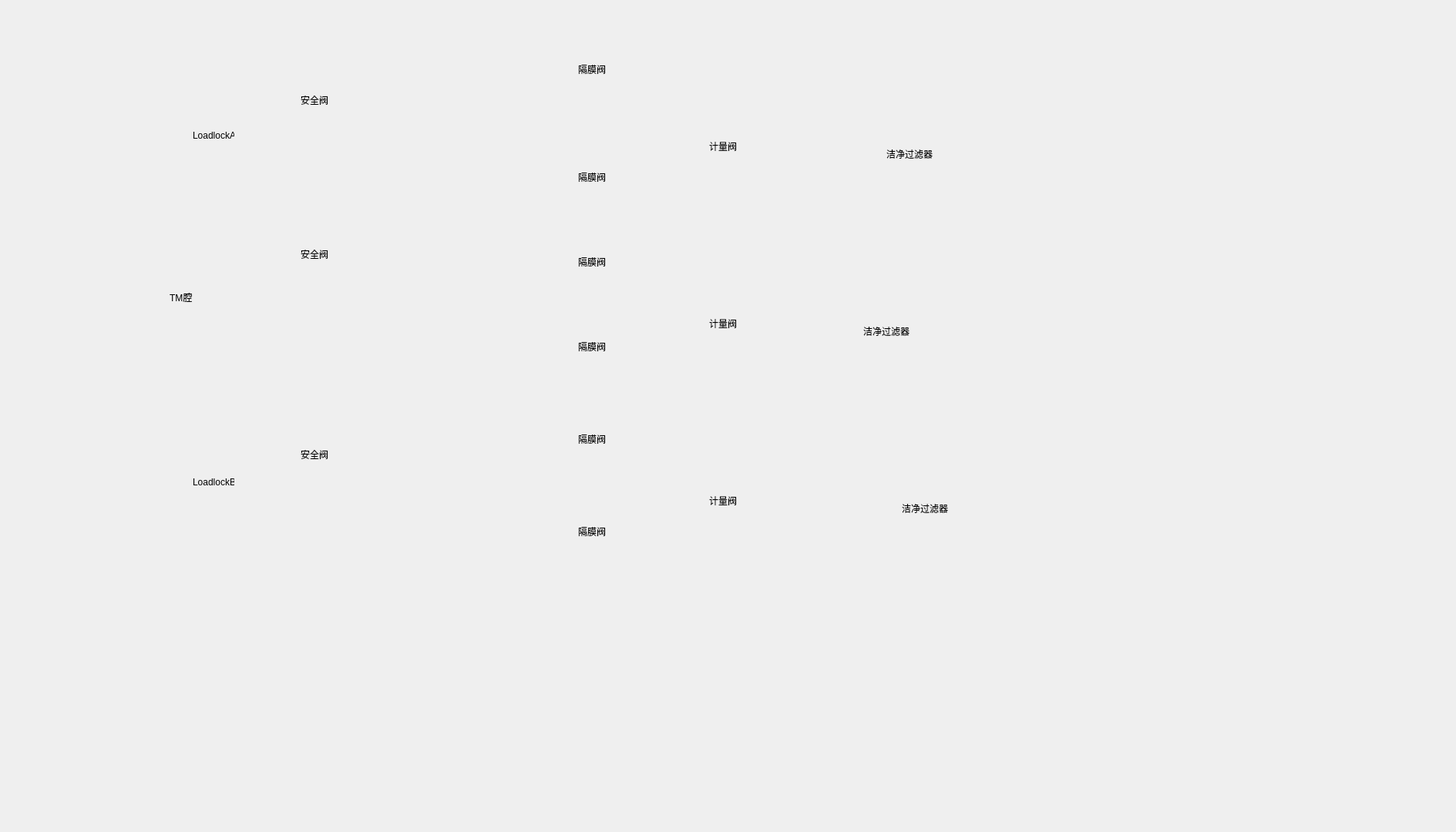
<?xml version="1.0" encoding="UTF-8"?>
<ui version="4.0">
 <class>tmwidgettow</class>
 <widget class="QWidget" name="tmwidgettow">
  <property name="geometry">
   <rect>
    <x>0</x>
    <y>0</y>
    <width>1889</width>
    <height>1080</height>
   </rect>
  </property>
  <property name="windowTitle">
   <string>Form</string>
  </property>
  <widget class="pipeLineWidget" name="widget_4" native="true">
   <property name="geometry">
    <rect>
     <x>1260</x>
     <y>430</y>
     <width>91</width>
     <height>10</height>
    </rect>
   </property>
   <property name="styleSheet">
    <string notr="true"/>
   </property>
  </widget>
  <widget class="pipeLine90Widget" name="widget_13" native="true">
   <property name="geometry">
    <rect>
     <x>1349</x>
     <y>80</y>
     <width>10</width>
     <height>451</height>
    </rect>
   </property>
  </widget>
  <widget class="AxialPressureGauge" name="widget_5" native="true">
   <property name="geometry">
    <rect>
     <x>1324</x>
     <y>530</y>
     <width>61</width>
     <height>71</height>
    </rect>
   </property>
   <property name="styleSheet">
    <string notr="true"/>
   </property>
  </widget>
  <widget class="ManualDiaphragmValve" name="widget_11" native="true">
   <property name="geometry">
    <rect>
     <x>1312</x>
     <y>670</y>
     <width>61</width>
     <height>71</height>
    </rect>
   </property>
   <property name="styleSheet">
    <string notr="true"/>
   </property>
  </widget>
  <widget class="pipeLine90Widget" name="widget_17" native="true">
   <property name="geometry">
    <rect>
     <x>1350</x>
     <y>600</y>
     <width>10</width>
     <height>71</height>
    </rect>
   </property>
  </widget>
  <widget class="pipeLine90Widget" name="widget_22" native="true">
   <property name="geometry">
    <rect>
     <x>1350</x>
     <y>740</y>
     <width>10</width>
     <height>121</height>
    </rect>
   </property>
  </widget>
  <widget class="pipeLine90Widget" name="widget_25" native="true">
   <property name="geometry">
    <rect>
     <x>1260</x>
     <y>440</y>
     <width>10</width>
     <height>270</height>
    </rect>
   </property>
  </widget>
  <widget class="pipeLine90Widget" name="widget_26" native="true">
   <property name="geometry">
    <rect>
     <x>1260</x>
     <y>300</y>
     <width>10</width>
     <height>130</height>
    </rect>
   </property>
  </widget>
  <widget class="RTWidget" name="widget_27" native="true">
   <property name="geometry">
    <rect>
     <x>1240</x>
     <y>270</y>
     <width>35</width>
     <height>35</height>
    </rect>
   </property>
  </widget>
  <widget class="RBWidget" name="widget_28" native="true">
   <property name="geometry">
    <rect>
     <x>1240</x>
     <y>697</y>
     <width>35</width>
     <height>35</height>
    </rect>
   </property>
  </widget>
  <widget class="pipeLineWidget" name="widget_29" native="true">
   <property name="geometry">
    <rect>
     <x>1179</x>
     <y>272</y>
     <width>71</width>
     <height>10</height>
    </rect>
   </property>
   <property name="styleSheet">
    <string notr="true"/>
   </property>
  </widget>
  <widget class="pipeLineWidget" name="widget_30" native="true">
   <property name="geometry">
    <rect>
     <x>1199</x>
     <y>718</y>
     <width>51</width>
     <height>10</height>
    </rect>
   </property>
   <property name="styleSheet">
    <string notr="true"/>
   </property>
  </widget>
  <widget class="pipeLineWidget" name="widget_31" native="true">
   <property name="geometry">
    <rect>
     <x>1180</x>
     <y>490</y>
     <width>81</width>
     <height>10</height>
    </rect>
   </property>
   <property name="styleSheet">
    <string notr="true"/>
   </property>
  </widget>
  <widget class="CleanFilter" name="widget_32" native="true">
   <property name="geometry">
    <rect>
     <x>1110</x>
     <y>680</y>
     <width>111</width>
     <height>91</height>
    </rect>
   </property>
  </widget>
  <widget class="CleanFilter" name="widget_33" native="true">
   <property name="geometry">
    <rect>
     <x>1090</x>
     <y>450</y>
     <width>111</width>
     <height>91</height>
    </rect>
   </property>
  </widget>
  <widget class="CleanFilter" name="widget_34" native="true">
   <property name="geometry">
    <rect>
     <x>1080</x>
     <y>230</y>
     <width>111</width>
     <height>91</height>
    </rect>
   </property>
  </widget>
  <widget class="pipeLineWidget" name="widget_35" native="true">
   <property name="geometry">
    <rect>
     <x>950</x>
     <y>270</y>
     <width>161</width>
     <height>10</height>
    </rect>
   </property>
   <property name="styleSheet">
    <string notr="true"/>
   </property>
  </widget>
  <widget class="pipeLineWidget" name="widget_36" native="true">
   <property name="geometry">
    <rect>
     <x>950</x>
     <y>490</y>
     <width>171</width>
     <height>10</height>
    </rect>
   </property>
   <property name="styleSheet">
    <string notr="true"/>
   </property>
  </widget>
  <widget class="pipeLineWidget" name="widget_37" native="true">
   <property name="geometry">
    <rect>
     <x>950</x>
     <y>720</y>
     <width>191</width>
     <height>10</height>
    </rect>
   </property>
   <property name="styleSheet">
    <string notr="true"/>
   </property>
  </widget>
  <widget class="MeteringValve" name="widget_38" native="true">
   <property name="geometry">
    <rect>
     <x>920</x>
     <y>660</y>
     <width>41</width>
     <height>71</height>
    </rect>
   </property>
  </widget>
  <widget class="MeteringValve" name="widget_39" native="true">
   <property name="geometry">
    <rect>
     <x>920</x>
     <y>430</y>
     <width>41</width>
     <height>71</height>
    </rect>
   </property>
  </widget>
  <widget class="MeteringValve" name="widget_40" native="true">
   <property name="geometry">
    <rect>
     <x>920</x>
     <y>210</y>
     <width>41</width>
     <height>71</height>
    </rect>
   </property>
  </widget>
  <widget class="pipeLineWidget" name="widget_41" native="true">
   <property name="geometry">
    <rect>
     <x>800</x>
     <y>720</y>
     <width>120</width>
     <height>10</height>
    </rect>
   </property>
   <property name="styleSheet">
    <string notr="true"/>
   </property>
  </widget>
  <widget class="pipeLineWidget" name="widget_42" native="true">
   <property name="geometry">
    <rect>
     <x>800</x>
     <y>490</y>
     <width>120</width>
     <height>10</height>
    </rect>
   </property>
   <property name="styleSheet">
    <string notr="true"/>
   </property>
  </widget>
  <widget class="pipeLineWidget" name="widget_43" native="true">
   <property name="geometry">
    <rect>
     <x>800</x>
     <y>270</y>
     <width>120</width>
     <height>10</height>
    </rect>
   </property>
   <property name="styleSheet">
    <string notr="true"/>
   </property>
  </widget>
  <widget class="pipeLine90Widget" name="widget_44" native="true">
   <property name="geometry">
    <rect>
     <x>1040</x>
     <y>389</y>
     <width>10</width>
     <height>111</height>
    </rect>
   </property>
  </widget>
  <widget class="RTWidget" name="widget_45" native="true">
   <property name="geometry">
    <rect>
     <x>1020</x>
     <y>370</y>
     <width>35</width>
     <height>35</height>
    </rect>
   </property>
  </widget>
  <widget class="pipeLineWidget" name="widget_46" native="true">
   <property name="geometry">
    <rect>
     <x>800</x>
     <y>372</y>
     <width>241</width>
     <height>10</height>
    </rect>
   </property>
   <property name="styleSheet">
    <string notr="true"/>
   </property>
  </widget>
  <widget class="SlideValveWidget" name="widget_47" native="true">
   <property name="geometry">
    <rect>
     <x>740</x>
     <y>350</y>
     <width>61</width>
     <height>41</height>
    </rect>
   </property>
  </widget>
  <widget class="SlideValveWidget" name="widget_48" native="true">
   <property name="geometry">
    <rect>
     <x>740</x>
     <y>470</y>
     <width>61</width>
     <height>41</height>
    </rect>
   </property>
  </widget>
  <widget class="pipeLineWidget" name="widget_49" native="true">
   <property name="geometry">
    <rect>
     <x>660</x>
     <y>370</y>
     <width>80</width>
     <height>10</height>
    </rect>
   </property>
   <property name="styleSheet">
    <string notr="true"/>
   </property>
  </widget>
  <widget class="pipeLineWidget" name="widget_50" native="true">
   <property name="geometry">
    <rect>
     <x>300</x>
     <y>490</y>
     <width>441</width>
     <height>10</height>
    </rect>
   </property>
   <property name="styleSheet">
    <string notr="true"/>
   </property>
  </widget>
  <widget class="LTWidget" name="widget_51" native="true">
   <property name="geometry">
    <rect>
     <x>630</x>
     <y>368</y>
     <width>35</width>
     <height>35</height>
    </rect>
   </property>
  </widget>
  <widget class="pipeLine90Widget" name="widget_52" native="true">
   <property name="geometry">
    <rect>
     <x>634</x>
     <y>400</y>
     <width>10</width>
     <height>90</height>
    </rect>
   </property>
  </widget>
  <widget class="pipeLine90Widget" name="widget_53" native="true">
   <property name="geometry">
    <rect>
     <x>1050</x>
     <y>619</y>
     <width>10</width>
     <height>111</height>
    </rect>
   </property>
  </widget>
  <widget class="LTWidget" name="widget_54" native="true">
   <property name="geometry">
    <rect>
     <x>630</x>
     <y>598</y>
     <width>35</width>
     <height>35</height>
    </rect>
   </property>
  </widget>
  <widget class="pipeLineWidget" name="widget_55" native="true">
   <property name="geometry">
    <rect>
     <x>800</x>
     <y>602</y>
     <width>241</width>
     <height>10</height>
    </rect>
   </property>
   <property name="styleSheet">
    <string notr="true"/>
   </property>
  </widget>
  <widget class="SlideValveWidget" name="widget_56" native="true">
   <property name="geometry">
    <rect>
     <x>740</x>
     <y>580</y>
     <width>61</width>
     <height>41</height>
    </rect>
   </property>
  </widget>
  <widget class="pipeLineWidget" name="widget_57" native="true">
   <property name="geometry">
    <rect>
     <x>300</x>
     <y>720</y>
     <width>441</width>
     <height>10</height>
    </rect>
   </property>
   <property name="styleSheet">
    <string notr="true"/>
   </property>
  </widget>
  <widget class="pipeLine90Widget" name="widget_58" native="true">
   <property name="geometry">
    <rect>
     <x>634</x>
     <y>630</y>
     <width>10</width>
     <height>90</height>
    </rect>
   </property>
  </widget>
  <widget class="SlideValveWidget" name="widget_59" native="true">
   <property name="geometry">
    <rect>
     <x>740</x>
     <y>700</y>
     <width>61</width>
     <height>41</height>
    </rect>
   </property>
  </widget>
  <widget class="RTWidget" name="widget_60" native="true">
   <property name="geometry">
    <rect>
     <x>1030</x>
     <y>600</y>
     <width>35</width>
     <height>35</height>
    </rect>
   </property>
  </widget>
  <widget class="pipeLineWidget" name="widget_61" native="true">
   <property name="geometry">
    <rect>
     <x>660</x>
     <y>600</y>
     <width>80</width>
     <height>10</height>
    </rect>
   </property>
   <property name="styleSheet">
    <string notr="true"/>
   </property>
  </widget>
  <widget class="pipeLine90Widget" name="widget_62" native="true">
   <property name="geometry">
    <rect>
     <x>1020</x>
     <y>169</y>
     <width>10</width>
     <height>111</height>
    </rect>
   </property>
  </widget>
  <widget class="LTWidget" name="widget_63" native="true">
   <property name="geometry">
    <rect>
     <x>630</x>
     <y>148</y>
     <width>35</width>
     <height>35</height>
    </rect>
   </property>
  </widget>
  <widget class="pipeLineWidget" name="widget_64" native="true">
   <property name="geometry">
    <rect>
     <x>800</x>
     <y>152</y>
     <width>211</width>
     <height>10</height>
    </rect>
   </property>
   <property name="styleSheet">
    <string notr="true"/>
   </property>
  </widget>
  <widget class="SlideValveWidget" name="widget_65" native="true">
   <property name="geometry">
    <rect>
     <x>740</x>
     <y>130</y>
     <width>61</width>
     <height>41</height>
    </rect>
   </property>
  </widget>
  <widget class="pipeLineWidget" name="widget_66" native="true">
   <property name="geometry">
    <rect>
     <x>300</x>
     <y>270</y>
     <width>441</width>
     <height>10</height>
    </rect>
   </property>
   <property name="styleSheet">
    <string notr="true"/>
   </property>
  </widget>
  <widget class="pipeLine90Widget" name="widget_67" native="true">
   <property name="geometry">
    <rect>
     <x>634</x>
     <y>180</y>
     <width>10</width>
     <height>90</height>
    </rect>
   </property>
  </widget>
  <widget class="SlideValveWidget" name="widget_68" native="true">
   <property name="geometry">
    <rect>
     <x>740</x>
     <y>250</y>
     <width>61</width>
     <height>41</height>
    </rect>
   </property>
  </widget>
  <widget class="RTWidget" name="widget_69" native="true">
   <property name="geometry">
    <rect>
     <x>1000</x>
     <y>150</y>
     <width>35</width>
     <height>35</height>
    </rect>
   </property>
  </widget>
  <widget class="pipeLineWidget" name="widget_70" native="true">
   <property name="geometry">
    <rect>
     <x>660</x>
     <y>150</y>
     <width>80</width>
     <height>10</height>
    </rect>
   </property>
   <property name="styleSheet">
    <string notr="true"/>
   </property>
  </widget>
  <widget class="FeedAndDischarge" name="widget_71" native="true">
   <property name="geometry">
    <rect>
     <x>230</x>
     <y>200</y>
     <width>101</width>
     <height>91</height>
    </rect>
   </property>
  </widget>
  <widget class="TMCavity" name="widget_72" native="true">
   <property name="geometry">
    <rect>
     <x>180</x>
     <y>410</y>
     <width>141</width>
     <height>141</height>
    </rect>
   </property>
  </widget>
  <widget class="FeedAndDischarge" name="widget_73" native="true">
   <property name="geometry">
    <rect>
     <x>230</x>
     <y>650</y>
     <width>101</width>
     <height>91</height>
    </rect>
   </property>
  </widget>
  <widget class="SafetyValve" name="widget_74" native="true">
   <property name="geometry">
    <rect>
     <x>390</x>
     <y>610</y>
     <width>41</width>
     <height>101</height>
    </rect>
   </property>
  </widget>
  <widget class="pipeLineWidget" name="widget_75" native="true">
   <property name="geometry">
    <rect>
     <x>130</x>
     <y>720</y>
     <width>141</width>
     <height>10</height>
    </rect>
   </property>
   <property name="styleSheet">
    <string notr="true"/>
   </property>
  </widget>
  <widget class="DigitalPressureOpenMeter" name="widget_76" native="true">
   <property name="geometry">
    <rect>
     <x>70</x>
     <y>675</y>
     <width>71</width>
     <height>111</height>
    </rect>
   </property>
  </widget>
  <widget class="DigitalPressureOpenMeter" name="widget_77" native="true">
   <property name="geometry">
    <rect>
     <x>70</x>
     <y>445</y>
     <width>71</width>
     <height>111</height>
    </rect>
   </property>
  </widget>
  <widget class="pipeLineWidget" name="widget_78" native="true">
   <property name="geometry">
    <rect>
     <x>120</x>
     <y>490</y>
     <width>91</width>
     <height>10</height>
    </rect>
   </property>
   <property name="styleSheet">
    <string notr="true"/>
   </property>
  </widget>
  <widget class="pipeLineWidget" name="widget_79" native="true">
   <property name="geometry">
    <rect>
     <x>130</x>
     <y>270</y>
     <width>141</width>
     <height>10</height>
    </rect>
   </property>
   <property name="styleSheet">
    <string notr="true"/>
   </property>
  </widget>
  <widget class="DigitalPressureOpenMeter" name="widget_80" native="true">
   <property name="geometry">
    <rect>
     <x>70</x>
     <y>225</y>
     <width>71</width>
     <height>111</height>
    </rect>
   </property>
  </widget>
  <widget class="pipeLineWidget" name="widget_81" native="true">
   <property name="geometry">
    <rect>
     <x>303</x>
     <y>670</y>
     <width>91</width>
     <height>10</height>
    </rect>
   </property>
   <property name="styleSheet">
    <string notr="true"/>
   </property>
  </widget>
  <widget class="SafetyValve" name="widget_82" native="true">
   <property name="geometry">
    <rect>
     <x>387</x>
     <y>370</y>
     <width>41</width>
     <height>101</height>
    </rect>
   </property>
  </widget>
  <widget class="pipeLineWidget" name="widget_83" native="true">
   <property name="geometry">
    <rect>
     <x>300</x>
     <y>430</y>
     <width>91</width>
     <height>10</height>
    </rect>
   </property>
   <property name="styleSheet">
    <string notr="true"/>
   </property>
  </widget>
  <widget class="SafetyValve" name="widget_84" native="true">
   <property name="geometry">
    <rect>
     <x>387</x>
     <y>165</y>
     <width>41</width>
     <height>101</height>
    </rect>
   </property>
  </widget>
  <widget class="pipeLineWidget" name="widget_85" native="true">
   <property name="geometry">
    <rect>
     <x>300</x>
     <y>226</y>
     <width>91</width>
     <height>10</height>
    </rect>
   </property>
   <property name="styleSheet">
    <string notr="true"/>
   </property>
  </widget>
  <widget class="pipeLineWidget" name="widget_86" native="true">
   <property name="geometry">
    <rect>
     <x>1360</x>
     <y>110</y>
     <width>61</width>
     <height>10</height>
    </rect>
   </property>
   <property name="styleSheet">
    <string notr="true"/>
   </property>
  </widget>
  <widget class="pipeLineWidget" name="widget_87" native="true">
   <property name="geometry">
    <rect>
     <x>1360</x>
     <y>140</y>
     <width>61</width>
     <height>10</height>
    </rect>
   </property>
   <property name="styleSheet">
    <string notr="true"/>
   </property>
  </widget>
  <widget class="QLabel" name="label">
   <property name="geometry">
    <rect>
     <x>250</x>
     <y>170</y>
     <width>54</width>
     <height>12</height>
    </rect>
   </property>
   <property name="text">
    <string>LoadlockA</string>
   </property>
  </widget>
  <widget class="QLabel" name="label_2">
   <property name="geometry">
    <rect>
     <x>250</x>
     <y>620</y>
     <width>54</width>
     <height>12</height>
    </rect>
   </property>
   <property name="text">
    <string>LoadlockB</string>
   </property>
  </widget>
  <widget class="QLabel" name="label_3">
   <property name="geometry">
    <rect>
     <x>220</x>
     <y>380</y>
     <width>54</width>
     <height>12</height>
    </rect>
   </property>
   <property name="text">
    <string>TM腔</string>
   </property>
  </widget>
  <widget class="QLabel" name="label_4">
   <property name="geometry">
    <rect>
     <x>390</x>
     <y>320</y>
     <width>54</width>
     <height>20</height>
    </rect>
   </property>
   <property name="text">
    <string>安全阀</string>
   </property>
  </widget>
  <widget class="QLabel" name="label_5">
   <property name="geometry">
    <rect>
     <x>390</x>
     <y>120</y>
     <width>54</width>
     <height>20</height>
    </rect>
   </property>
   <property name="text">
    <string>安全阀</string>
   </property>
  </widget>
  <widget class="QLabel" name="label_6">
   <property name="geometry">
    <rect>
     <x>390</x>
     <y>580</y>
     <width>54</width>
     <height>20</height>
    </rect>
   </property>
   <property name="text">
    <string>安全阀</string>
   </property>
  </widget>
  <widget class="QLabel" name="label_7">
   <property name="geometry">
    <rect>
     <x>750</x>
     <y>80</y>
     <width>54</width>
     <height>20</height>
    </rect>
   </property>
   <property name="text">
    <string>隔膜阀</string>
   </property>
  </widget>
  <widget class="QLabel" name="label_8">
   <property name="geometry">
    <rect>
     <x>750</x>
     <y>220</y>
     <width>54</width>
     <height>20</height>
    </rect>
   </property>
   <property name="text">
    <string>隔膜阀</string>
   </property>
  </widget>
  <widget class="QLabel" name="label_9">
   <property name="geometry">
    <rect>
     <x>750</x>
     <y>330</y>
     <width>54</width>
     <height>20</height>
    </rect>
   </property>
   <property name="text">
    <string>隔膜阀</string>
   </property>
  </widget>
  <widget class="QLabel" name="label_10">
   <property name="geometry">
    <rect>
     <x>750</x>
     <y>440</y>
     <width>54</width>
     <height>20</height>
    </rect>
   </property>
   <property name="text">
    <string>隔膜阀</string>
   </property>
  </widget>
  <widget class="QLabel" name="label_11">
   <property name="geometry">
    <rect>
     <x>750</x>
     <y>560</y>
     <width>54</width>
     <height>20</height>
    </rect>
   </property>
   <property name="text">
    <string>隔膜阀</string>
   </property>
  </widget>
  <widget class="QLabel" name="label_12">
   <property name="geometry">
    <rect>
     <x>750</x>
     <y>680</y>
     <width>54</width>
     <height>20</height>
    </rect>
   </property>
   <property name="text">
    <string>隔膜阀</string>
   </property>
  </widget>
  <widget class="QLabel" name="label_13">
   <property name="geometry">
    <rect>
     <x>920</x>
     <y>640</y>
     <width>54</width>
     <height>20</height>
    </rect>
   </property>
   <property name="text">
    <string>计量阀</string>
   </property>
  </widget>
  <widget class="QLabel" name="label_14">
   <property name="geometry">
    <rect>
     <x>920</x>
     <y>410</y>
     <width>54</width>
     <height>20</height>
    </rect>
   </property>
   <property name="text">
    <string>计量阀</string>
   </property>
  </widget>
  <widget class="QLabel" name="label_15">
   <property name="geometry">
    <rect>
     <x>920</x>
     <y>180</y>
     <width>54</width>
     <height>20</height>
    </rect>
   </property>
   <property name="text">
    <string>计量阀</string>
   </property>
  </widget>
  <widget class="QLabel" name="label_16">
   <property name="geometry">
    <rect>
     <x>1120</x>
     <y>420</y>
     <width>71</width>
     <height>20</height>
    </rect>
   </property>
   <property name="text">
    <string>洁净过滤器</string>
   </property>
  </widget>
  <widget class="QLabel" name="label_17">
   <property name="geometry">
    <rect>
     <x>1170</x>
     <y>650</y>
     <width>71</width>
     <height>20</height>
    </rect>
   </property>
   <property name="text">
    <string>洁净过滤器</string>
   </property>
  </widget>
  <widget class="QLabel" name="label_18">
   <property name="geometry">
    <rect>
     <x>1150</x>
     <y>190</y>
     <width>71</width>
     <height>20</height>
    </rect>
   </property>
   <property name="text">
    <string>洁净过滤器</string>
   </property>
  </widget>
  <zorder>widget_35</zorder>
  <zorder>widget_36</zorder>
  <zorder>widget_37</zorder>
  <zorder>widget_75</zorder>
  <zorder>widget_57</zorder>
  <zorder>widget_50</zorder>
  <zorder>widget_70</zorder>
  <zorder>widget_61</zorder>
  <zorder>widget_85</zorder>
  <zorder>widget_83</zorder>
  <zorder>widget_81</zorder>
  <zorder>widget_79</zorder>
  <zorder>widget_78</zorder>
  <zorder>widget_53</zorder>
  <zorder>widget_62</zorder>
  <zorder>widget_44</zorder>
  <zorder>widget_67</zorder>
  <zorder>widget_58</zorder>
  <zorder>widget_52</zorder>
  <zorder>widget_41</zorder>
  <zorder>widget_29</zorder>
  <zorder>widget_31</zorder>
  <zorder>widget_30</zorder>
  <zorder>widget_4</zorder>
  <zorder>widget_13</zorder>
  <zorder>widget_5</zorder>
  <zorder>widget_11</zorder>
  <zorder>widget_17</zorder>
  <zorder>widget_22</zorder>
  <zorder>widget_25</zorder>
  <zorder>widget_26</zorder>
  <zorder>widget_27</zorder>
  <zorder>widget_28</zorder>
  <zorder>widget_32</zorder>
  <zorder>widget_33</zorder>
  <zorder>widget_34</zorder>
  <zorder>widget_38</zorder>
  <zorder>widget_39</zorder>
  <zorder>widget_40</zorder>
  <zorder>widget_42</zorder>
  <zorder>widget_43</zorder>
  <zorder>widget_45</zorder>
  <zorder>widget_46</zorder>
  <zorder>widget_47</zorder>
  <zorder>widget_48</zorder>
  <zorder>widget_49</zorder>
  <zorder>widget_51</zorder>
  <zorder>widget_54</zorder>
  <zorder>widget_55</zorder>
  <zorder>widget_56</zorder>
  <zorder>widget_59</zorder>
  <zorder>widget_60</zorder>
  <zorder>widget_63</zorder>
  <zorder>widget_64</zorder>
  <zorder>widget_65</zorder>
  <zorder>widget_66</zorder>
  <zorder>widget_68</zorder>
  <zorder>widget_69</zorder>
  <zorder>widget_71</zorder>
  <zorder>widget_72</zorder>
  <zorder>widget_73</zorder>
  <zorder>widget_74</zorder>
  <zorder>widget_76</zorder>
  <zorder>widget_77</zorder>
  <zorder>widget_80</zorder>
  <zorder>widget_82</zorder>
  <zorder>widget_84</zorder>
  <zorder>widget_86</zorder>
  <zorder>widget_87</zorder>
  <zorder>label</zorder>
  <zorder>label_2</zorder>
  <zorder>label_3</zorder>
  <zorder>label_4</zorder>
  <zorder>label_5</zorder>
  <zorder>label_6</zorder>
  <zorder>label_7</zorder>
  <zorder>label_8</zorder>
  <zorder>label_9</zorder>
  <zorder>label_10</zorder>
  <zorder>label_11</zorder>
  <zorder>label_12</zorder>
  <zorder>label_13</zorder>
  <zorder>label_14</zorder>
  <zorder>label_15</zorder>
  <zorder>label_16</zorder>
  <zorder>label_17</zorder>
  <zorder>label_18</zorder>
 </widget>
 <customwidgets>
  <customwidget>
   <class>pipeLineWidget</class>
   <extends>QWidget</extends>
   <header location="global">pipelinewidget.h</header>
   <container>1</container>
  </customwidget>
  <customwidget>
   <class>RBWidget</class>
   <extends>QWidget</extends>
   <header location="global">rbwidget.h</header>
   <container>1</container>
  </customwidget>
  <customwidget>
   <class>TMCavity</class>
   <extends>QWidget</extends>
   <header location="global">tmcavity.h</header>
   <container>1</container>
  </customwidget>
  <customwidget>
   <class>pipeLine90Widget</class>
   <extends>QWidget</extends>
   <header location="global">pipeline90widget.h</header>
   <container>1</container>
  </customwidget>
  <customwidget>
   <class>LTWidget</class>
   <extends>QWidget</extends>
   <header location="global">ltwidget.h</header>
   <container>1</container>
  </customwidget>
  <customwidget>
   <class>RTWidget</class>
   <extends>QWidget</extends>
   <header location="global">rtwidget.h</header>
   <container>1</container>
  </customwidget>
  <customwidget>
   <class>SlideValveWidget</class>
   <extends>QWidget</extends>
   <header location="global">slidevalvewidget.h</header>
   <container>1</container>
  </customwidget>
  <customwidget>
   <class>FeedAndDischarge</class>
   <extends>QWidget</extends>
   <header location="global">feedanddischarge.h</header>
   <container>1</container>
  </customwidget>
  <customwidget>
   <class>AxialPressureGauge</class>
   <extends>QWidget</extends>
   <header location="global">axialpressuregauge.h</header>
   <container>1</container>
  </customwidget>
  <customwidget>
   <class>ManualDiaphragmValve</class>
   <extends>QWidget</extends>
   <header location="global">manualdiaphragmvalve.h</header>
   <container>1</container>
  </customwidget>
  <customwidget>
   <class>CleanFilter</class>
   <extends>QWidget</extends>
   <header location="global">cleanfilter.h</header>
   <container>1</container>
  </customwidget>
  <customwidget>
   <class>MeteringValve</class>
   <extends>QWidget</extends>
   <header location="global">meteringvalve.h</header>
   <container>1</container>
  </customwidget>
  <customwidget>
   <class>SafetyValve</class>
   <extends>QWidget</extends>
   <header location="global">safetyvalve.h</header>
   <container>1</container>
  </customwidget>
  <customwidget>
   <class>DigitalPressureOpenMeter</class>
   <extends>QWidget</extends>
   <header location="global">digitalpressureopenmeter.h</header>
   <container>1</container>
  </customwidget>
 </customwidgets>
 <resources/>
 <connections/>
</ui>
